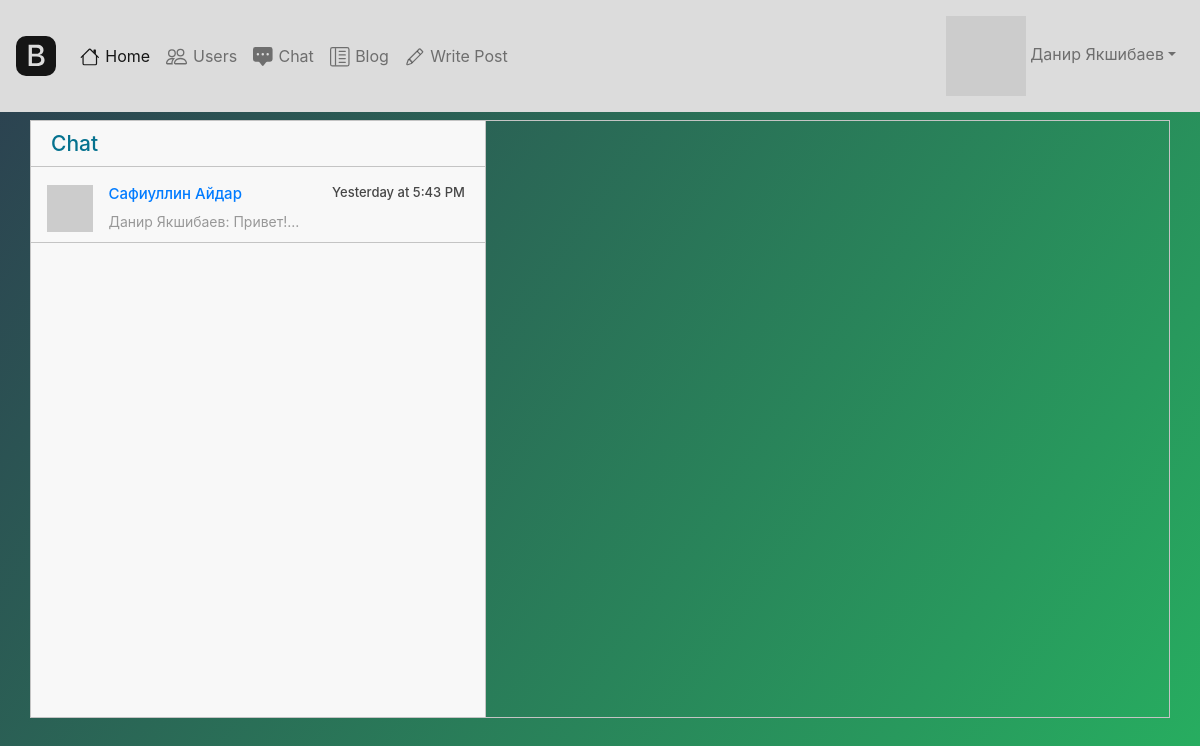
The page /chat (signed in) on the database its author committed.
### main.py (models this page shows, shortened)
class User(UserMixin, SerializerMixin, db.Model):
    __tablename__ = 'users'
    id = db.Column(db.Integer, primary_key=True, autoincrement=True)
    name = db.Column(db.String, nullable=True)
    about = db.Column(db.String, nullable=True)
    email = db.Column(db.String, index=True, unique=True, nullable=True)
    hashed_password = db.Column(db.String, nullable=True)
    created_date = db.Column(db.DateTime, default=datetime.datetime.utcnow())
    last_seen = db.Column(db.DateTime, default=datetime.datetime.utcnow())
    followed = db.relationship(
        'User', secondary=followers,
        primaryjoin=(followers.c.follower_id == id),
        secondaryjoin=(followers.c.followed_id == id),
        backref=db.backref('followers', lazy='dynamic'), lazy='dynamic')
    messages_sent = db.relationship('Message',
                                    foreign_keys='Message.sender_id',
                                    backref='author', lazy='dynamic')
    messages_received = db.relationship('Message',
                                        foreign_keys='Message.recipient_id',
                                        backref='recipient', lazy='dynamic')
    def avatar(self, size):
        digest = md5(self.email.lower().encode('utf-8')).hexdigest()
        return 'https://www.gravatar.com/avatar/{}?d=identicon&s={}'.format(
            digest, size)

class Message(db.Model):
    id = db.Column(db.Integer, primary_key=True)
    sender_id = db.Column(db.Integer, db.ForeignKey('users.id'))
    recipient_id = db.Column(db.Integer, db.ForeignKey('users.id'))
    body = db.Column(db.String(140))
    created_date = db.Column(db.DateTime, index=True, default=datetime.datetime.utcnow())
    last_message_read_time = db.Column(db.DateTime)

### main.py (the view)
@app.route('/chat')
@login_required
def chat():
    chats = {}
    users = User.query.all()
    for user in users:
        if user == current_user:
            continue
        messages1 = Message.query.filter_by(author=current_user, recipient=user)
        messages2 = Message.query.filter_by(author=user, recipient=current_user)
        messages = messages1.union(messages2).order_by(Message.created_date.asc()).all()
        if len(messages) > 0:
            chats[user] = messages1.union(messages2).order_by(Message.created_date.asc()).all()
    return render_template('chat2.html', chats=chats, User=User)

### main.py (called while the page is built)
@login_manager.user_loader
def load_user(user_id):
    return User.query.get(user_id)

@app.before_request
def before_request():
    if current_user.is_authenticated:
        current_user.last_seen = datetime.datetime.utcnow()
        db.session.commit()

### templates/chat2.html (shortened to what this page needs)
{% extends "base.html" %}
{% block content %}
<link href="//maxcdn.bootstrapcdn.com/bootstrap/4.1.1/css/bootstrap.min.css" rel="stylesheet" id="bootstrap-css">
<html>
<head>
    <link href="/static/css/chats.css" type="text/css" rel="stylesheet">
</head>
<body>
<div class="container">
    <div class="messaging">
        <div class="inbox_msg">
            <div class="inbox_people">
                <div class="headind_srch">
                    <div class="recent_heading">
                        <h4>Chat</h4>
                    </div>
                </div>
                <div class="inbox_chat">
                  {% for user in chats %}
                  {% set last_message = chats[user][-1] %}
                  {% set recipient = User.query.filter_by(id=last_message.sender_id).first() %}
                    <div class="chat_list">
                        <div class="chat_people">
                            <div class="chat_img"><img src="{{ user.avatar(20) }}" alt="sunil"></div>
                            <div class="chat_ib">
                              <h6><a href="chat/{{ user.name }}">{{ user.name }}</a><span class="chat_date">{% if last_message.body != 'text' %}{{ moment(last_message.created_date).calendar() }}{% endif %}</span></h6>
                                {% if last_message.body != 'text' %}
                                <p>{{ recipient.name }}:
                                    {{ last_message.body[:20] }}...</p>
                                {% endif %}
                            </div>
                        </div>
                    </div>
                    {% endfor %}
                </div>
            </div>
        </div>
    </div>
</div>
</body>
</html>
{% endblock %}

### templates/base.html (shortened to what this page needs)
<!DOCTYPE html>
<html lang="en" dir="ltr">
<head>
    <link rel="stylesheet" href="https://stackpath.bootstrapcdn.com/bootstrap/4.4.1/css/bootstrap.min.css"
>
    <link rel="stylesheet" href="static/css/base.css">
</head>
<body {% if request.path != '/' %} class="form" {% else %} class="ani" {% endif %}>
<header>
    <nav class="navbar navbar-expand-xl navbar-light" style="background-color: #DCDCDC;">
        <a class="navbar-brand" href="#">
        </a>
        <div class="collapse navbar-collapse" id="navbarSupportedContent">
            <ul class="navbar-nav mr-auto">
                <li class="nav-item active">
                    <a class="nav-link" href="/">
                        Home</a>
                </li>
                {% if current_user.is_authenticated %}
                <li class="nav-item">
                    <a class="nav-link" href="/users">
                        Users</a>
                </li>
                <li class="nav-item">
                    <a class="nav-link" href="/chat">
                        Chat</a>
                </li>
                <li class="nav-item">
                    <a class="nav-link" href="/blog">
                        Blog</a>
                </li>
                <li class="nav-item">
                    <a class="nav-link" href="/add_post">
                        Write Post</a>
                </li>
                {% endif %}
            </ul>
            {% if current_user.is_authenticated %}
            <ul class="navbar-nav ml-auto">
                <li class="nav-item">
                    <a class="nav-link dropdown-toggle" href="#" id="navbarDropdown" role="button"
                       data-toggle="dropdown" aria-haspopup="true" aria-expanded="false">
                        <img src="{{ current_user.avatar(34) }}"> {{ current_user.name }}</a>
                </li>
            </ul>
            {% endif %}
        </div>
    </nav>
</header>
</body>
</html>
{% block content %}
{% endblock %}

### static/css/base.css (style rules this page uses)
.form { background-image: linear-gradient(125deg,#2c3e50,#27ae60,#2980b9,#e74c3c,#8e44ad); background-size: 400% 400%; }

### static/css/chats.css (style rules this page uses)
.form { background-image: linear-gradient(125deg,#2c3e50,#27ae60,#2980b9,#e74c3c,#8e44ad); background-size: 400% 400%; }
.container { max-width:1170px; margin:auto; }
img { max-width:100%; }
.inbox_people { background: #f8f8f8 none repeat scroll 0 0; float: left; overflow: hidden; width: 40%; border-right:1px solid #c4c4c4; }
.inbox_msg { border: 1px solid #c4c4c4; clear: both; overflow: hidden; }
.recent_heading { float: left; width:40%; }
.headind_srch { padding:10px 29px 10px 20px; overflow:hidden; border-bottom:1px solid #c4c4c4; }
.recent_heading h4 { color: #05728f; font-size: 21px; margin: auto; }
.chat_ib h6 { font-size:15px; color:#464646; margin:0 0 8px 0; }
.chat_ib h6 span { font-size:13px; float:right; }
.chat_ib p { font-size:14px; color:#989898; margin:auto }
.chat_img { float: left; width: 11%; }
.chat_ib { float: left; padding: 0 0 0 15px; width: 88%; }
.chat_people { overflow:hidden; clear:both; }
.chat_list { border-bottom: 1px solid #c4c4c4; margin: 0; padding: 18px 16px 10px; }
.inbox_chat { height: 550px; overflow-y: scroll; }
.messaging { padding: 0 0 50px 0; }

### rows shown on the page
User: name "Данир Якшибаев"
User: name "Сафиуллин Айдар"
Message: created_date "Yesterday at 5:43 PM", body "Привет!"
